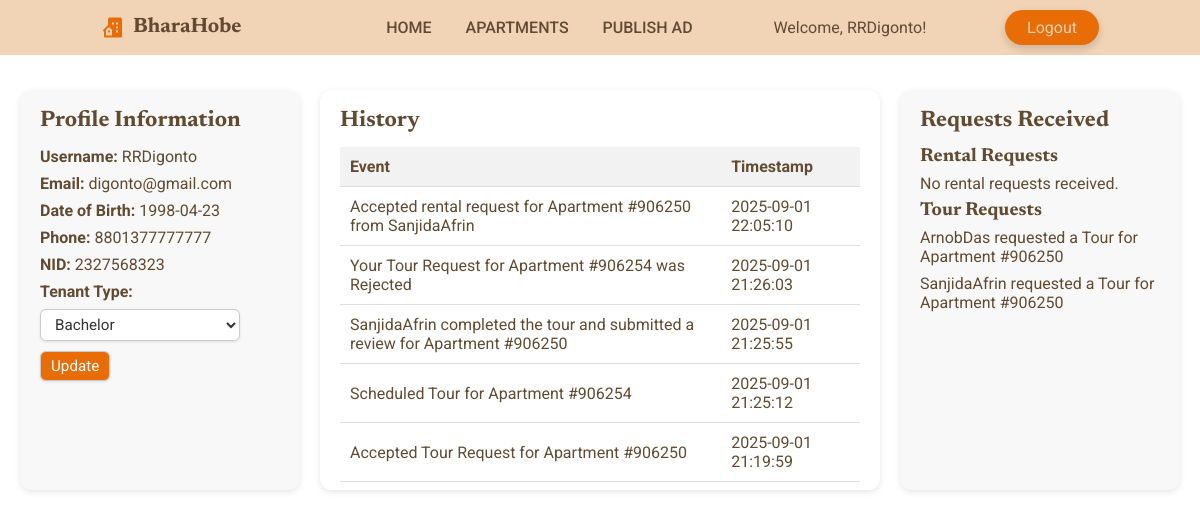
Screenshot of /BharaHobeProject/profile.php (signed in) with the database file from the repository.
### tables this page shows
CREATE TABLE `users` (
  `username` varchar(50) NOT NULL,
  `email` varchar(50) NOT NULL,
  `date_of_birth` date NOT NULL,
  `nid` int(20) UNSIGNED NOT NULL,
  `Phone_no` bigint(20) NOT NULL,
  `password` varchar(255) NOT NULL,
  `ten_flag` tinyint(1) NOT NULL,
  `ten_type` enum('Bachelor','Family') DEFAULT NULL,
  `ren_flag` tinyint(1) NOT NULL
);

CREATE TABLE `history` (
  `username` varchar(50) NOT NULL,
  `event` text NOT NULL,
  `date_time` datetime NOT NULL DEFAULT current_timestamp()
);

CREATE TABLE `scheduled_tour` (
  `tour_id` int(10) UNSIGNED NOT NULL,
  `advert_id` int(10) UNSIGNED NOT NULL,
  `tenant_username` varchar(50) NOT NULL
);

### BharaHobeProject/profile.php (the view, shortened to what this page needs)
<?php
require_once('dbconnect.php');
$email = $_SESSION['email'];
$sql = "SELECT username, email, date_of_birth, Phone_no, nid, ten_type, ren_flag FROM users WHERE email = '$email'";
$result = mysqli_query($conn, $sql);
$user = mysqli_fetch_assoc($result);
$username = $user['username'];
$history_result = mysqli_query($conn, "SELECT * FROM history WHERE username='$username' ORDER BY date_time DESC");
$renter_requests = ['rental' => null, 'tour' => null];
if ($user['ren_flag'] == 1) {
    $renter_requests['rental'] = mysqli_query($conn, "
        SELECT ra.tenant_username, ra.advert_id, ra.status
        FROM request_apply ra
        JOIN apartment a ON ra.advert_id = a.advert_id
        WHERE a.renter_username = '$username' AND ra.status = 'Pending'
    ");
    $renter_requests['tour'] = mysqli_query($conn, "
        SELECT st.tour_id, st.tenant_username, st.advert_id, t.status, t.renter_approved
        FROM scheduled_tour st
        JOIN tour t ON st.tour_id = t.tour_id
        JOIN apartment a ON st.advert_id = a.advert_id
        WHERE a.renter_username = '$username'
    ");
}
?>
<!DOCTYPE html>
<html lang="en">
<head>
<link rel="stylesheet" href="css/style.css">
<link rel="stylesheet" href="https://cdn.jsdelivr.net/npm/boxicons@latest/css/boxicons.min.css">
</head>
<body class="profile-page">
<header>
    <div class="nav container">
        <a href="index.php" class="logo"><i class='bx bxs-building-house'></i>BharaHobe</a>
        <ul class="navbar">
            <li><a href="index.php">Home</a></li>
            <li><a href="apartments.php">Apartments</a></li>
            <li><a href="publishad.php">Publish Ad</a></li>
        </ul>
        <span class="welcome">Welcome, <?= htmlspecialchars($username) ?>!</span>
        <a href="logout.php" class="btn">Logout</a>
    </div>
</header>
<main class="profile-container">
<div class="profile-info">
    <h2>Profile Information</h2>
    <p><strong>Username:</strong> <?= htmlspecialchars($user['username']) ?></p>
    <p><strong>Email:</strong> <?= htmlspecialchars($user['email']) ?></p>
    <p><strong>Date of Birth:</strong> <?= htmlspecialchars($user['date_of_birth']) ?></p>
    <p><strong>Phone:</strong> <?= htmlspecialchars($user['Phone_no']) ?></p>
    <p><strong>NID:</strong> <?= htmlspecialchars($user['nid']) ?></p>
    <p><strong>Tenant Type:</strong></p>
    <form method="POST" class="tenant-form">
        <select name="ten_type" class="tenant-type">
            <option value="Bachelor" <?php if($user['ten_type']=='Bachelor') echo 'selected'; ?>>Bachelor</option>
        </select>
        <button type="submit" class="tenant-type-button">Update</button>
    </form>
</div>
<div class="profile-history">
    <div class="history-section">
        <h2>History</h2>
        <?php if(mysqli_num_rows($history_result) > 0): ?>
        <table class="history-table">
            <thead>
                <tr><th>Event</th><th>Timestamp</th></tr>
            </thead>
            <tbody>
            <?php while($row = mysqli_fetch_assoc($history_result)): ?>
                <tr>
                    <td><?= htmlspecialchars($row['event']) ?></td>
                    <td><?= htmlspecialchars($row['date_time']) ?></td>
                </tr>
            <?php endwhile; ?>
            </tbody>
        </table>
        <?php else: ?>
        <p>No history available.</p>
        <?php endif; ?>
    </div>
</div>
<div class="profile-info">
<?php if($user['ren_flag'] == 1): ?>
    <h2>Requests Received</h2>
    <h3>Rental Requests</h3>
    <?php if($renter_requests['rental'] && mysqli_num_rows($renter_requests['rental']) > 0): ?>
        <?php while($r = mysqli_fetch_assoc($renter_requests['rental'])): ?>
            <p>
                <?= htmlspecialchars($r['tenant_username']) ?> for Apartment #<?= $r['advert_id'] ?>
                <form method="POST" action="handle_rent_request.php" style="display:inline;">
                    <input type="hidden" name="advert_id" value="<?= $r['advert_id'] ?>">
                    <input type="hidden" name="tenant_username" value="<?= $r['tenant_username'] ?>">
                    <button type="submit" name="accept" class="accept-btn">Accept</button>
                    <button type="submit" name="reject" class="reject-btn">Reject</button>
                </form>
            </p>
        <?php endwhile; ?>
    <?php else: ?>
        <p>No rental requests received.</p>
    <?php endif; ?>
    <h3>Tour Requests</h3>
    <?php if($renter_requests['tour'] && mysqli_num_rows($renter_requests['tour']) > 0): ?>
        <?php while($t = mysqli_fetch_assoc($renter_requests['tour'])): ?>
            <p>
                <?= htmlspecialchars($t['tenant_username']) ?> requested a Tour for Apartment #<?= $t['advert_id'] ?>
            </p>
        <?php endwhile; ?>
    <?php else: ?>
        <p>No tour requests received.</p>
    <?php endif; ?>
<?php else: ?>
    <p>No requests received (not a renter).</p>
<?php endif; ?>
</div>
</main>
</body>
</html>

### BharaHobeProject/css/style.css (style rules this page uses)
* { font-family: "Roboto", sans-serif; margin: 0; padding: 0; box-sizing: border-box; scroll-behavior: smooth; scroll-padding-top: 3rem; list-style: none; text-decoration: none; }
h1, h2, h3, .logo { font-family: "Newsreader", serif; }
:root { --main-color:#e96d07 ; --second-color:#f19122 ; --title-color: #fdfdfd ; --text-color:#624b31 ; --bg-color:#f1d3b6 ; --box-shadow: 2px 2px 18px rgb(14 52 54 / 15%); }
body { color: var(--text-color); background: #fff; }
.container { max-width: 1068px; margin-left: auto; margin-right: auto; }
header { display: block; width: 100%; background: var(--bg-color); position: fixed; top: 0; left: 0; z-index: 100; }
.nav { display: flex; align-items: center; justify-content: space-between; padding: 10px 35px; }
.logo { display: flex; align-items: center; column-gap: 0.5rem; font-size: 1.3rem; font-weight: 700; color: var(--text-color); }
.logo .bx { font-size: 24px; color: var(--main-color); }
.navbar { display: flex; }
.navbar a { padding: 8px 17px; color: var(--text-color); font-size: 1rem; text-transform: uppercase; font-weight: 500; }
.btn { padding: 8px 22px; background: var(--main-color); color: var(--bg-color); border-radius: 5rem; display: flex; align-items: center; justify-content: center; text-align: center; }
.logo, .home-text h1, section h2 { font-family: "Newsreader", serif; }
.navbar a { position: relative; }
.navbar a::after { content: ""; position: absolute; width: 0%; height: 2px; background: var(--main-color); left: 0; bottom: -4px; transition: 0.3s; }
.btn { padding: 8px 22px; background: var(--main-color); color: var(--bg-color); border-radius: 5rem; transition: 0.3s; box-shadow: 0 4px 8px rgba(0,0,0,0.15); }
body.profile-page { padding-top: 70px; }
.profile-container { display: grid; grid-template-columns: 1fr 2fr 1fr; gap: 20px; margin: 20px; }
.profile-info { background: #f8f8f8; padding: 20px; border-radius: 12px; box-shadow: 0 2px 6px rgba(0,0,0,0.1); }
.profile-info h2 { margin-bottom: 15px; font-size: 1.4rem; }
.profile-info p { margin: 0.5rem 0; }
.profile-info form { display: flex; align-items: center; gap: 10px; flex-wrap: wrap; max-width: 200px; }
.tenant-form { display: flex; align-items: center; gap: 10px; max-width: 250px; }
.tenant-type { flex: 1; padding: 5px 10px; border-radius: 6px; border: 1px solid #ccc; font-size: 0.95rem; background-color: #fff; color: #333; outline: none; box-shadow: 0 1px 3px rgba(0,0,0,0.1); box-sizing: border-box; }
.tenant-type-button { padding: 5px 10px; border-radius: 6px; border: 1px solid #ccc; background-color: #e96d07; color: #fff; font-size: 0.95rem; cursor: pointer; outline: none; box-shadow: 0 1px 3px rgba(0,0,0,0.1); -webkit-appearance: none; -moz-appearance: none; appearance: none; }
.profile-history { background: #fff; padding: 20px; border-radius: 12px; box-shadow: 0 2px 6px rgba(0,0,0,0.1); max-height: 400px; overflow-y: auto; }
.profile-history h2 { margin-bottom: 15px; font-size: 1.4rem; }
.profile-history table { width: 100%; border-collapse: collapse; }
.profile-history th, .profile-history td { padding: 10px; border-bottom: 1px solid #ddd; text-align: left; }
.profile-history th { background: #f2f2f2; position: sticky; top: 0; z-index: 1; }
.history-section, .requests-section { margin-bottom: 30px; }
.history-section table, .requests-section table { margin-top: 10px; }
.nav.container .btn { margin-left: 15px; }

### rows the page displays
users: username "RRDigonto", email "digonto@gmail.com", date_of_birth "1998-04-23", Phone_no "8801377777777", nid "2327568323", ten_type "Bachelor"
history: event "Accepted rental request for Apartment #906250 from SanjidaAfrin", date_time "2025-09-01 22:05:10"
history: event "Your Tour Request for Apartment #906254 was Rejected", date_time "2025-09-01 21:26:03"
history: event "SanjidaAfrin completed the tour and submitted a review for Apartment #906250", date_time "2025-09-01 21:25:55"
history: event "Scheduled Tour for Apartment #906254", date_time "2025-09-01 21:25:12"
history: event "Accepted Tour Request for Apartment #906250", date_time "2025-09-01 21:19:59"
scheduled_tour: tenant_username "ArnobDas", advert "906250"
scheduled_tour: tenant_username "SanjidaAfrin", advert "906250"
